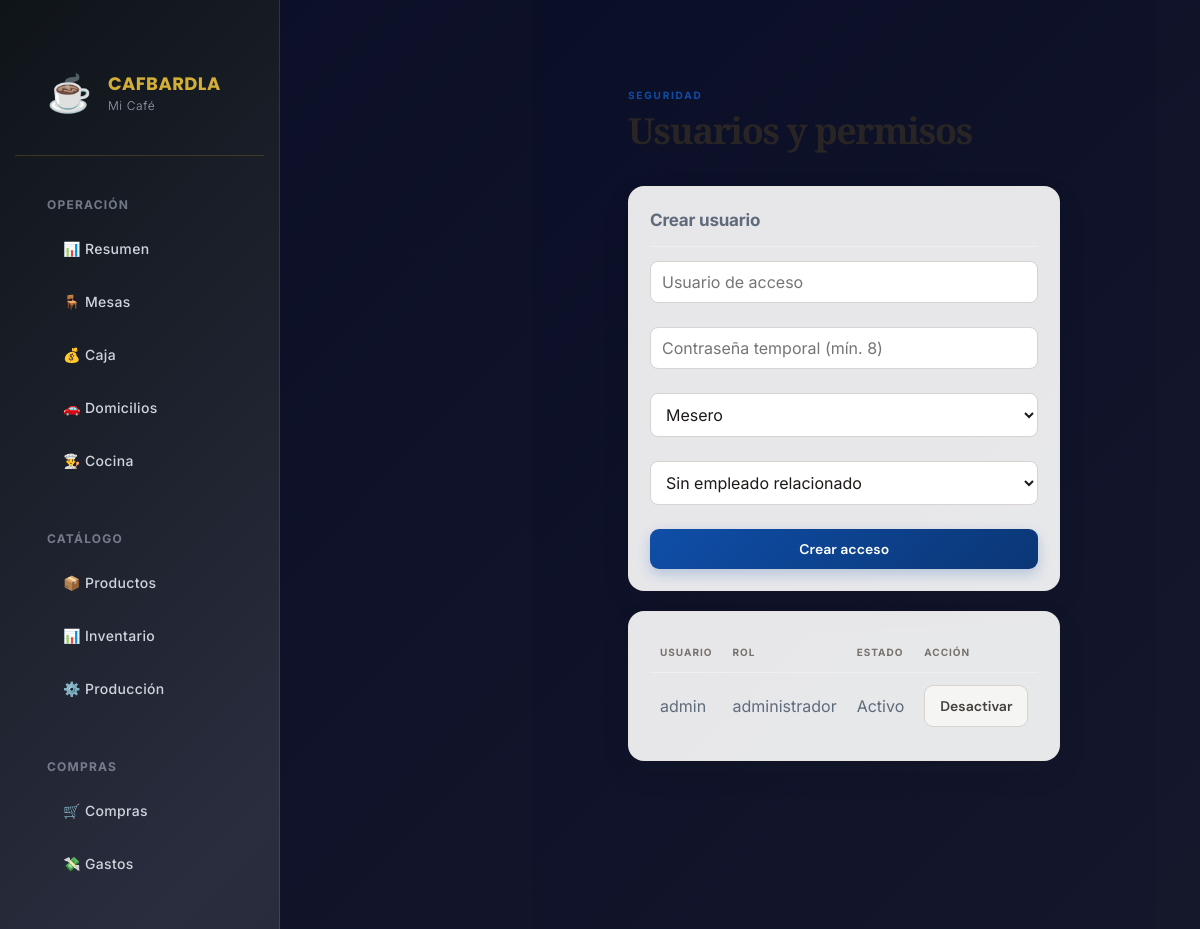
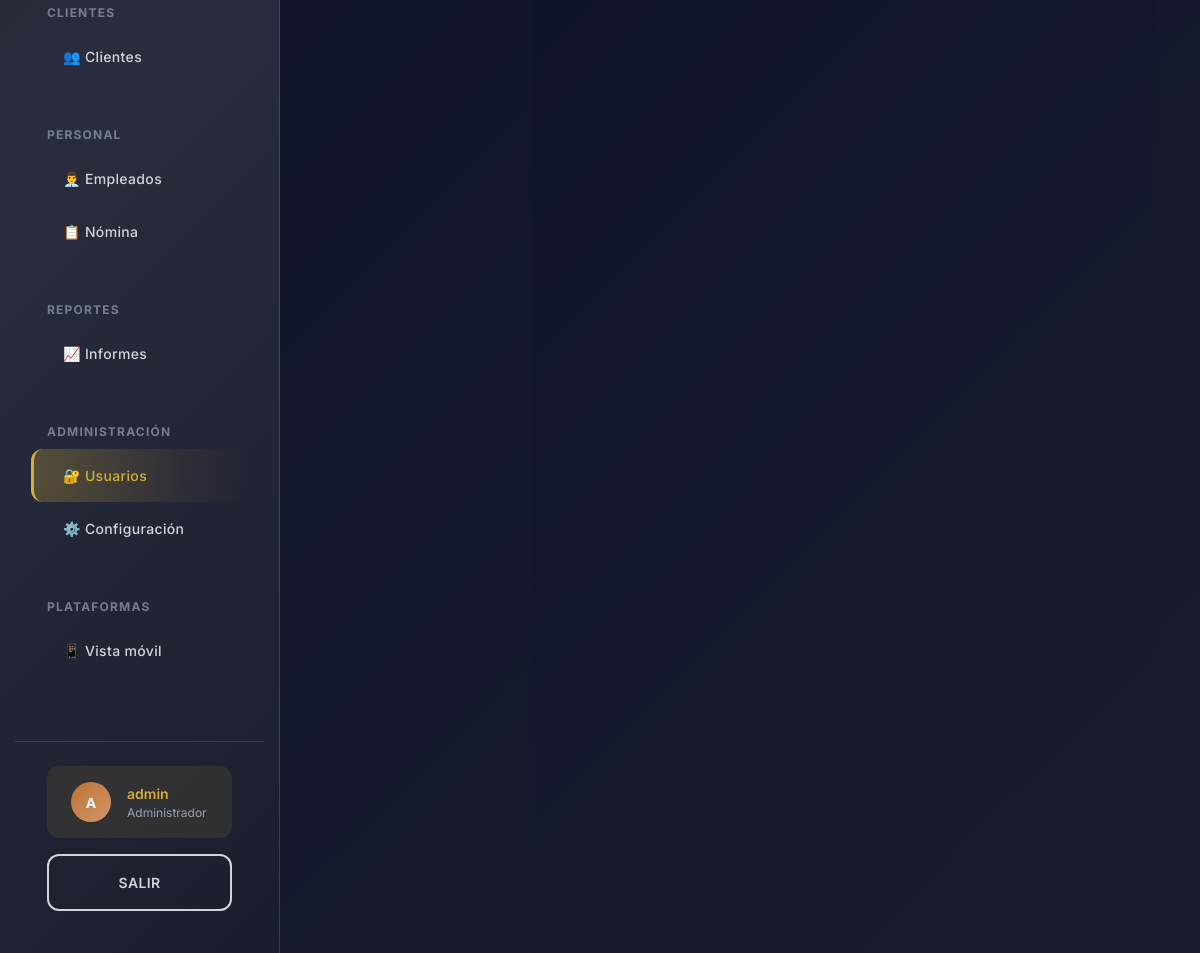
/usuarios (signed in), run on the app's committed database (2 pictures, top to bottom).
### app/models.py (models this page shows, shortened)
class Empresa(Base):
    __tablename__ = "empresas"
    id: Mapped[int] = mapped_column(primary_key=True)
    nombre: Mapped[str] = mapped_column(String(120))
    nit: Mapped[Optional[str]] = mapped_column(String(30), nullable=True)
    logo_url: Mapped[Optional[str]] = mapped_column(String(255), nullable=True)
    color_primario: Mapped[str] = mapped_column(String(7), default="#b45309")
    color_secundario: Mapped[str] = mapped_column(String(7), default="#fef3c7")
    moneda: Mapped[str] = mapped_column(String(5), default="COP")
    direccion: Mapped[Optional[str]] = mapped_column(String(180), nullable=True)
    telefono: Mapped[Optional[str]] = mapped_column(String(50), nullable=True)
    prefijo_factura: Mapped[str] = mapped_column(String(12), default="POS")
    consecutivo_factura: Mapped[int] = mapped_column(Integer, default=1)
    impuesto_porcentaje: Mapped[Decimal] = mapped_column(Numeric(6,3), default=0)
    tipo_persona: Mapped[str] = mapped_column(String(20), default="juridica")
    tipo_sociedad: Mapped[Optional[str]] = mapped_column(String(30), nullable=True)
    regimen_tributario: Mapped[str] = mapped_column(String(30), default="ordinario")
    facturador_electronico: Mapped[bool] = mapped_column(Boolean, default=False)
    proveedor_tecnologico: Mapped[Optional[str]] = mapped_column(String(100), nullable=True)
    modo_electronico: Mapped[str] = mapped_column(String(15), default="pruebas")
    prefijo_nomina: Mapped[str] = mapped_column(String(12), default="NE")
    consecutivo_nomina: Mapped[int] = mapped_column(Integer, default=1)
    software_nomina_id: Mapped[Optional[str]] = mapped_column(String(120), nullable=True)

class Usuario(Base):
    __tablename__ = "usuarios"
    id: Mapped[int] = mapped_column(primary_key=True)
    empleado_id: Mapped[Optional[int]] = mapped_column(ForeignKey("empleados.id"), nullable=True)
    empresa_id: Mapped[int] = mapped_column(ForeignKey("empresas.id"), default=1)
    usuario: Mapped[str] = mapped_column(String(60), unique=True)
    password_hash: Mapped[str] = mapped_column(String(255))
    rol: Mapped[str] = mapped_column(String(30), default="mesero")
    activo: Mapped[bool] = mapped_column(Boolean, default=True)

### app/main.py (the view)
@app.get("/usuarios", response_class=HTMLResponse)
def usuarios(request: Request, db: Session = Depends(get_db)):
    exigir_rol(request, "administrador")
    return templates.TemplateResponse("usuarios.html", context(request, db) | {"usuarios": db.scalars(select(Usuario).order_by(Usuario.usuario)).all(), "empleados": db.scalars(select(Empleado).where(Empleado.activo == True).order_by(Empleado.nombre)).all()})

### app/templates/usuarios.html
{% extends "base.html" %}{% block content %}<header><div><p class="eyebrow">SEGURIDAD</p><h1>Usuarios y permisos</h1></div></header><section class="panel narrow"><h2>Crear usuario</h2><form class="stack" method="post" action="/usuarios"><input name="usuario" placeholder="Usuario de acceso" required><input name="password" type="password" minlength="8" placeholder="Contraseña temporal (mín. 8)" required><select name="rol"><option value="mesero">Mesero</option><option value="caja">Caja</option><option value="cocina">Cocina</option><option value="administrador">Administrador</option></select><select name="empleado_id"><option value="">Sin empleado relacionado</option>{%for e in empleados%}<option value="{{e.id}}">{{e.nombre}} · {{e.cargo}}</option>{%endfor%}</select><button>Crear acceso</button></form></section><section class="panel"><table><tr><th>Usuario</th><th>Rol</th><th>Estado</th><th>Acción</th></tr>{%for u in usuarios%}<tr><td>{{u.usuario}}</td><td>{{u.rol}}</td><td>{{'Activo' if u.activo else 'Inactivo'}}</td><td><form method="post" action="/usuarios/{{u.id}}/estado"><button class="secondary">{{'Desactivar' if u.activo else 'Activar'}}</button></form></td></tr>{%endfor%}</table></section>{%endblock%}

### app/templates/base.html (shortened to what this page needs)
<!DOCTYPE html>
<html lang="es">
<head>
    <link rel="stylesheet" href="/static/app.css">
    <link rel="stylesheet" href="/static/css/design-system.css">
    <link rel="stylesheet" href="/static/css/layout.css">
    <link rel="stylesheet" href="/static/css/dashboard.css">
    <link rel="stylesheet" href="/static/css/app-additional.css">
</head>
<body class="platform-web">
    <div class="app-container">
        <aside class="sidebar" id="sidebar">
            <div class="sidebar-header">
                <div class="sidebar-logo">☕</div>
                <div class="sidebar-brand">
                    <div class="brand-name">CAFBARDLA</div>
                    <div class="brand-subtitle">{{ empresa.nombre[:15] }}</div>
                </div>
            </div>
            <nav class="sidebar-nav">
                <div class="nav-section">
                    <div class="nav-section-title">Operación</div>
                    <a href="/" class="nav-item">📊 Resumen</a>
                    <a href="/mesas" class="nav-item">🪑 Mesas</a>
                    {% if usuario.rol != 'cocina' %}
                    <a href="/caja" class="nav-item">💰 Caja</a>
                    <a href="/domicilios" class="nav-item">🚗 Domicilios</a>
                    {% endif %}
                    {% if usuario.rol in ('administrador','cocina') %}
                    <a href="/cocina" class="nav-item">👨‍🍳 Cocina</a>
                    {% endif %}
                </div>
                {% if usuario.rol != 'cocina' %}
                <div class="nav-section">
                    <div class="nav-section-title">Catálogo</div>
                    <a href="/productos" class="nav-item">📦 Productos</a>
                    <a href="/inventario" class="nav-item">📊 Inventario</a>
                    <a href="/produccion" class="nav-item">⚙️ Producción</a>
                </div>
                <div class="nav-section">
                    <div class="nav-section-title">Compras</div>
                    <a href="/compras" class="nav-item">🛒 Compras</a>
                    <a href="/gastos" class="nav-item">💸 Gastos</a>
                </div>
                <div class="nav-section">
                    <div class="nav-section-title">Clientes</div>
                    <a href="/clientes" class="nav-item">👥 Clientes</a>
                </div>
                <div class="nav-section">
                    <div class="nav-section-title">Personal</div>
                    <a href="/empleados" class="nav-item">👨‍💼 Empleados</a>
                    <a href="/nomina" class="nav-item">📋 Nómina</a>
                </div>
                <div class="nav-section">
                    <div class="nav-section-title">Reportes</div>
                    <a href="/informes" class="nav-item">📈 Informes</a>
                </div>
                {% endif %}
                {% if usuario.rol == 'administrador' %}
                <div class="nav-section">
                    <div class="nav-section-title">Administración</div>
                    <a href="/usuarios" class="nav-item">🔐 Usuarios</a>
                    <a href="/configuracion" class="nav-item">⚙️ Configuración</a>
                </div>
                {% endif %}
                <div class="nav-section">
                    <div class="nav-section-title">Plataformas</div>
                    <a href="/mobile" class="nav-item">📱 Vista móvil</a>
                </div>
            </nav>
            <div class="sidebar-footer">
                <div class="sidebar-user">
                    <div class="user-avatar">{{ usuario.nombre[0] | upper }}</div>
                    <div class="user-info">
                        <div class="user-name">{{ usuario.nombre }}</div>
                        <div class="user-role">{{ usuario.rol | title }}</div>
                    </div>
                </div>
                <a href="/logout" class="btn btn-outline" style="width: 100%; text-align: center;">Salir</a>
            </div>
        </aside>
        <main class="main">
            <div class="main-content">
                {% block content %}{% endblock %}
            </div>
        </main>
    </div>
</body>
</html>

### app/static/app.css (style rules this page uses)
:root { --ink:#1c1917;--muted:#78716c;--line:#e7e5e4;--surface:#fff;--canvas:#f7f7f6;--shadow:0 12px 32px rgba(28,25,23,.07) }
* { box-sizing:border-box }
body { margin:0;background:radial-gradient(circle at 88% 0,var(--soft),transparent 25rem),var(--canvas);color:var(--ink);font:15px 'DM Sans',sans-serif;display:flex;min-height:100vh }
aside { width:252px;background:linear-gradient(165deg,#292524,#0c0a09 82%);color:#fafaf9;min-height:100vh;padding:30px 15px 18px;position:fixed;display:flex;flex-direction:column;z-index:10 }
nav { display:grid;gap:3px }
nav a { display:flex;align-items:center;color:#d6d3d1;text-decoration:none;padding:11px 13px;border-radius:10px;font-size:14px;transition:.18s ease }
main { margin-left:252px;width:calc(100% - 252px);padding:40px clamp(24px,4vw,62px);max-width:1600px }
header { display:flex;justify-content:space-between;align-items:center;margin:0 0 28px;gap:16px }
h1 { font:700 clamp(30px,3vw,42px) 'Playfair Display';letter-spacing:-1.3px;margin:3px 0;color:#292524 }
h2 { font-size:17px;margin:0 0 14px;letter-spacing:-.2px }
.eyebrow { font-size:10px;font-weight:700;color:var(--primary);letter-spacing:1.8px;margin:0;text-transform:uppercase }
.button,button { background:linear-gradient(135deg,var(--primary),color-mix(in srgb,var(--primary) 70%,#000));color:#fff;border:0;border-radius:9px;padding:11px 15px;font:600 14px 'DM Sans',sans-serif;cursor:pointer;text-decoration:none;box-shadow:0 5px 13px color-mix(in srgb,var(--primary) 24%,transparent);transition:.18s ease }
button.secondary { background:#f5f5f4!important;color:#44403c!important;box-shadow:none;border:1px solid #d6d3d1!important }
.stats article,.panel { background:rgba(255,255,255,.9);border:1px solid rgba(231,229,228,.9);border-radius:16px;padding:21px;box-shadow:var(--shadow) }
.panel { margin-bottom:20px }
.panel>h2 { padding-bottom:12px;border-bottom:1px solid #f0efed }
table { width:100%;border-collapse:collapse }
th,td { text-align:left;padding:12px 10px;border-bottom:1px solid #f0efed }
th { font-size:10px;text-transform:uppercase;letter-spacing:1px;color:var(--muted) }
tr:last-child td { border-bottom:0 }
input,select { width:100%;border:1px solid #d6d3d1;border-radius:8px;padding:10px 11px;background:#fff;color:var(--ink);font:14px 'DM Sans',sans-serif;outline:none;transition:.15s }

### app/static/css/layout.css (style rules this page uses)
.app-container { display: grid; grid-template-columns: auto 1fr; grid-template-rows: auto 1fr; min-height: 100vh; background: var(--gradient-dark); }
.sidebar-header { padding: var(--spacing-2xl) var(--spacing-xl); border-bottom: 1px solid rgba(212, 175, 55, 0.2); display: flex; align-items: center; gap: var(--spacing-md); }
.sidebar-logo { font-size: var(--text-4xl); line-height: 1; }
.sidebar-footer { padding: var(--spacing-lg) var(--spacing-xl); border-top: 1px solid rgba(212, 175, 55, 0.2); display: flex; flex-direction: column; gap: var(--spacing-md); }
.main-content { padding: var(--spacing-3xl) var(--spacing-2xl); max-width: 1600px; margin: 0 auto; }
@media (min-width: 1025px) { .main-content { padding: var(--spacing-3xl) var(--spacing-3xl); max-width: 1720px; } }

### app/static/css/app-additional.css (style rules this page uses)
body { transition: all 0.3s ease; }
* { -webkit-font-smoothing: antialiased; -moz-osx-font-smoothing: grayscale; }
form { display: flex; flex-direction: column; gap: var(--spacing-lg); }

### data on the page
Empresa: nombre "Mi Café"
Usuario: nombre "admin", usuario "admin", rol "administrador", activo "Activo", activo "Desactivar"

### other printed values
{{ usuario.nombre[0] | upper }} "A"
{{ usuario.rol | title }} "Administrador"
